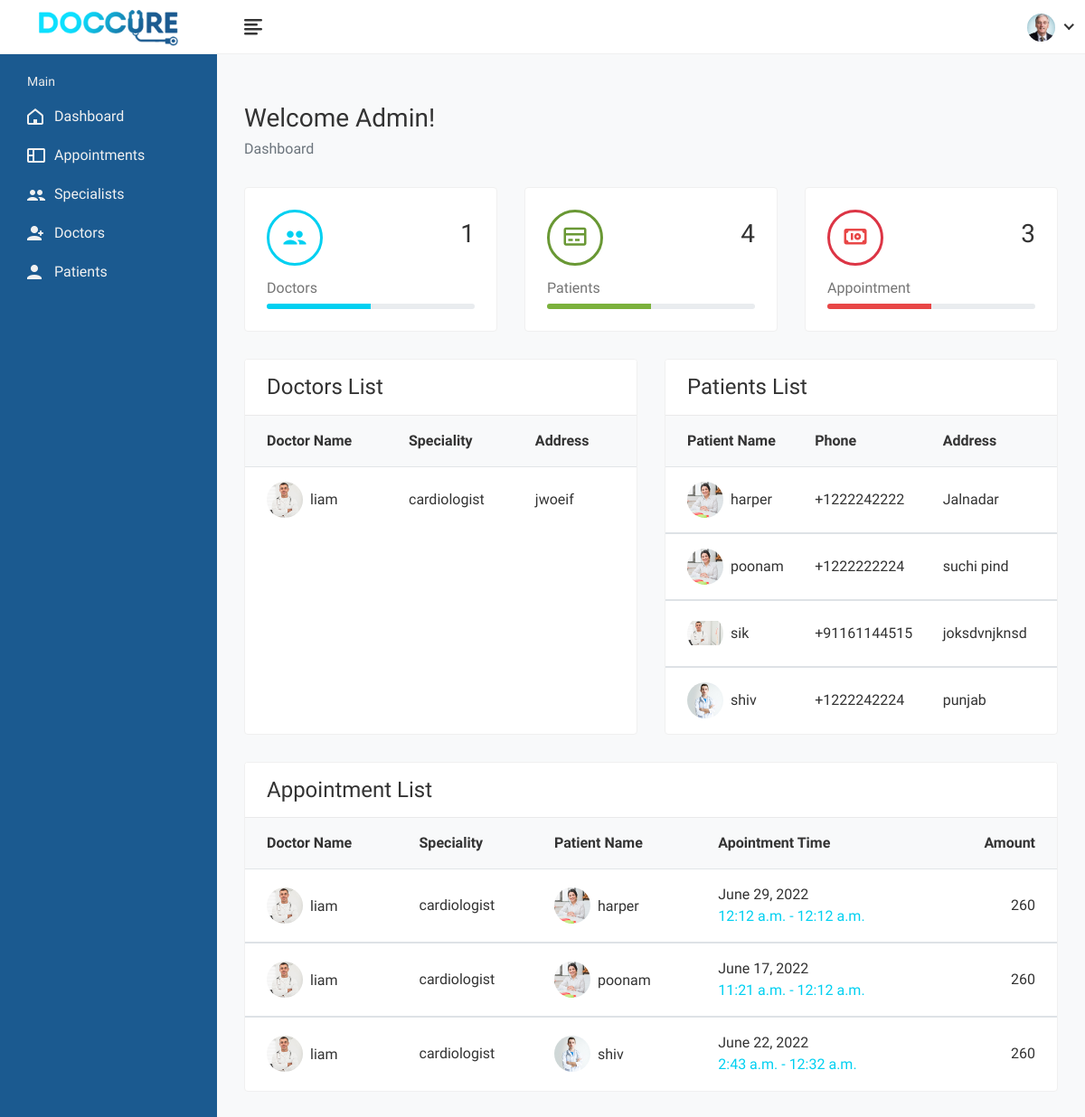
Screenshot of /adminwebsite/admin (signed in) with the database file from the repository.
### website/models.py (models this page shows)
class doctor_profile(models.Model):
    doctor = models.OneToOneField(CustomUser, on_delete=models.CASCADE)
    doctor_images = models.ImageField(upload_to='images/')
    username = models.CharField(max_length=50)
    email = models.EmailField(max_length=50)
    first_name = models.CharField(max_length=50)
    last_name = models.CharField(max_length=50)
    phoneNumber = PhoneNumberField(unique=True, blank=False)
    Gender = models.BooleanField(default=True)
    Date_of_Birth = models.DateField(max_length=20)
    Biography = models.CharField(max_length=500)
    clinic_name = models.CharField(max_length=40)
    clinic_address = models.CharField(max_length=100)
    clinic_images = models.ImageField(upload_to='images/')
    Address_line1 = models.CharField(max_length=200)
    Address_line2 = models.CharField(max_length=100)
    City = models.CharField(max_length=30)
    State_Provice = models.CharField(max_length=30)
    Country = models.CharField(max_length=30)
    Postal_code = models.IntegerField()
    Pricing = models.BooleanField(default=True)
    Services = models.CharField(max_length=30)
    Specialiazation = models.CharField(max_length=30)
    Degree = models.CharField(max_length=30)
    College_Institute = models.CharField(max_length=100)
    Year_of_Completion = models.DateField(max_length=20)
    Hospital_Name = models.CharField(max_length=50)
    From = models.DateField(max_length=20)
    To = models.DateField(max_length=20)
    Designation = models.CharField(max_length=50)
    Awards = models.CharField(max_length=30)
    Year = models.DateField(max_length=20)
    Memberships = models.CharField(max_length=50)
    Registrations = models.CharField(max_length=50)
    Year_of_Registeration = models.DateField(max_length=20)
    consultation_fees = models.IntegerField()

class patient_profile(models.Model):
    patient = models.OneToOneField(CustomUser, on_delete=models.CASCADE)
    patient_images = models.ImageField(upload_to='images/')
    first_name = models.CharField(max_length=50)
    last_name = models.CharField(max_length=50)
    Date_of_Birth = models.DateField(max_length=20)
    Blood_Group = models.CharField(max_length=5)
    email = models.EmailField(max_length=50)
    phoneNumber = PhoneNumberField(unique=True, blank=False)
    Address = models.CharField(max_length=200)
    City = models.CharField(max_length=30)
    State = models.CharField(max_length=30)
    zip_code = models.IntegerField()
    Country = models.CharField(max_length=30)

class appointment_booking(models.Model):
    appointment_doctor_id = models.ForeignKey(doctor_profile, on_delete=models.CASCADE,related_name='appointment_doctor_id')
    appointment_patient_id = models.ForeignKey(patient_profile, on_delete=models.CASCADE, related_name='appointment_patient_id')
    from_time = models.TimeField(max_length=20)
    to_time = models.TimeField(max_length=20)
    date = models.DateField(max_length=10)
    Payment_card = models.CharField(max_length=50)  ##credit or debit
    card_number = models.IntegerField()
    expire_month = models.IntegerField()
    expire_year = models.IntegerField()
    Cvv = models.IntegerField()
    amount_paid = models.IntegerField()
    status = models.CharField(max_length=15,default='pending')

### adminwebsite/views.py (the view)
# urls.py: path('admin', views.admine ,name ="admine"),
@login_required(login_url='/adminlogin')
def admine(request):
    allPatients = patient_profile.objects.all()
    allDoctors = doctor_profile.objects.all()
    allappointments = appointment_booking.objects.all()
    countappointment = appointment_booking.objects.all().count()
    countdoctor = doctor_profile.objects.all().count()
    countpatient = patient_profile.objects.all().count()
    context = {'countpatient': countpatient,
               'countdoctor': countdoctor,
               'countappointment':countappointment,
               'allDoctors': allDoctors,
               'allappointments':allappointments,
               'allPatients':allPatients}
    return render(request,'admin.html',context)

### adminwebsite/templates/admin.html (shortened to what this page needs)
{% extends 'layout.html' %}
{% load static %}
{% block content %}
            <div class="page-wrapper">
                <div class="content container-fluid">
					<div class="page-header">
						<div class="row">
							<div class="col-sm-12">
								<h3 class="page-title">Welcome Admin!</h3>
								<ul class="breadcrumb">
									<li class="breadcrumb-item active">Dashboard</li>
								</ul>
							</div>
						</div>
					</div>
					<div class="row">
						<div class="col-xl-4 col-sm-6 col-12">
							<div class="card">
								<div class="card-body">
									<div class="dash-widget-header">
										<span class="dash-widget-icon text-primary border-primary">
											<i class="fe fe-users"></i>
										</span>
										<div class="dash-count">
											<h3> {{ countdoctor }} </h3>
										</div>
									</div>
									<div class="dash-widget-info">
										<h6 class="text-muted">Doctors</h6>
										<div class="progress progress-sm">
											<div class="progress-bar bg-primary w-50"></div>
										</div>
									</div>
								</div>
							</div>
						</div>
						<div class="col-xl-4 col-sm-6 col-12">
							<div class="card">
								<div class="card-body">
									<div class="dash-widget-header">
										<span class="dash-widget-icon text-success">
											<i class="fe fe-credit-card"></i>
										</span>
										<div class="dash-count">
											<h3>{{ countpatient }} </h3>
										</div>
									</div>
									<div class="dash-widget-info">
										<h6 class="text-muted">Patients</h6>
										<div class="progress progress-sm">
											<div class="progress-bar bg-success w-50"></div>
										</div>
									</div>
								</div>
							</div>
						</div>
						<div class="col-xl-4 col-sm-6 col-12">
							<div class="card">
								<div class="card-body">
									<div class="dash-widget-header">
										<span class="dash-widget-icon text-danger border-danger">
											<i class="fe fe-money"></i>
										</span>
										<div class="dash-count">
											<h3>{{ countappointment }} </h3>
										</div>
									</div>
									<div class="dash-widget-info">
										<h6 class="text-muted">Appointment</h6>
										<div class="progress progress-sm">
											<div class="progress-bar bg-danger w-50"></div>
										</div>
									</div>
								</div>
							</div>
						</div>
					</div>
					<div class="row">
						<div class="col-md-6 d-flex">
							<div class="card card-table flex-fill">
								<div class="card-header">
									<h4 class="card-title">Doctors List</h4>
								</div>
								<div class="card-body">
									<div class="table-responsive">
										<table class="table table-hover table-center mb-0">
											<thead>
												<tr>
													<th>Doctor Name</th>
													<th>Speciality</th>
													<th>Address</th>
												</tr>
											</thead>
											{% for i in allDoctors %}
											<tbody>
												<tr>
													<td>
														<h2 class="table-avatar">
															<a href="{% url 'profilew' i.id %}" class="avatar avatar-sm mr-2"><img class="avatar-img rounded-circle" src="{{i.doctor_images.url}}" alt="User Image"></a>
															<a href="{% url 'profilew' i.id %}">{{i.username}}</a>
														</h2>
													</td>
													<td>{{i.Specialiazation}}</td>
													<td>{{i.Address_line1}}</td>
												</tr>
											</tbody>
											{% endfor %}
										</table>
									</div>
								</div>
							</div>
						</div>
						<div class="col-md-6 d-flex">
							<div class="card  card-table flex-fill">
								<div class="card-header">
									<h4 class="card-title">Patients List</h4>
								</div>
								<div class="card-body">
									<div class="table-responsive">
										<table class="table table-hover table-center mb-0">
											<thead>
												<tr>
													<th>Patient Name</th>
													<th>Phone</th>
													<th>Address</th>
												</tr>
											</thead>
											{% for p in allPatients %}
											<tbody>
												<tr>
													<td>
														<h2 class="table-avatar">
															<a href="{% url 'patientProfileshow' p.id %}" class="avatar avatar-sm mr-2"><img class="avatar-img rounded-circle" src="{{p.patient_images.url}}" alt="User Image"></a>
															<a href="{% url 'patientProfileshow' p.id %}">{{p.first_name}}</a>
														</h2>
													</td>
													<td>{{p.phoneNumber}}</td>
													<td>{{p.Address}}</td>
												</tr>
											</tbody>
											{% endfor %}
										</table>
									</div>
								</div>
							</div>
						</div>
					</div>
					<div class="row">
						<div class="col-md-12">
							<div class="card card-table">
								<div class="card-header">
									<h4 class="card-title">Appointment List</h4>
								</div>
								<div class="card-body">
									<div class="table-responsive">
										<table class="table table-hover table-center mb-0">
											<thead>
												<tr>
													<th>Doctor Name</th>
													<th>Speciality</th>
													<th>Patient Name</th>
													<th>Apointment Time</th>
													<th class="text-right">Amount</th>
												</tr>
											</thead>
											{% for appointment in allappointments %}
											<tbody>
												<tr>
													<td>
														<h2 class="table-avatar">
															<a href="{% url 'profilew' appointment.appointment_doctor_id.id %}" class="avatar avatar-sm mr-2"><img class="avatar-img rounded-circle" src="{{appointment.appointment_doctor_id.doctor_images.url}}" alt="User Image"></a>
															<a href="{% url 'profilew' appointment.appointment_doctor_id.id %}">{{appointment.appointment_doctor_id.username}}</a>
														</h2>
													</td>
													<td>{{appointment.appointment_doctor_id.Specialiazation}}</td>
													<td>
														<h2 class="table-avatar">
															<a href="{% url 'patientProfileshow' appointment.appointment_patient_id.id %}" class="avatar avatar-sm mr-2"><img class="avatar-img rounded-circle" src="{{appointment.appointment_patient_id.patient_images.url}}" alt="User Image"></a>
															<a href="{% url 'patientProfileshow' appointment.appointment_patient_id.id %}">{{appointment.appointment_patient_id.first_name}}</a>
														</h2>
													</td>
													<td>{{appointment.date}}<span class="text-primary d-block">{{appointment.from_time}} - {{appointment.to_time}}</span></td>
													<td class="text-right">
														{{appointment.amount_paid}}
													</td>
												</tr>
											</tbody>
											{% endfor %}
										</table>
									</div>
								</div>
							</div>
						</div>
					</div>
				</div>
			</div>
        </div>
    </body>
</html>
{% endblock %}

### rows the page displays
doctor_profile: doctor_images (picture), username "liam", Specialiazation "cardiologist", Address_line1 "jwoeif"
patient_profile: patient_images (picture), first_name "harper", phoneNumber "+1222242222", Address "Jalnadar"
patient_profile: patient_images (picture), first_name "poonam", phoneNumber "+1222222224", Address "suchi pind"
patient_profile: patient_images (picture), first_name "sik", phoneNumber "+91161144515", Address "joksdvnjknsd"
patient_profile: patient_images (picture), first_name "shiv", phoneNumber "+1222242224", Address "punjab"
appointment_booking: appointment_doctor_id.doctor_images (picture), appointment_doctor_id.username "liam", appointment_doctor_id.Specialiazation "cardiologist", appointment_patient_id.patient_images (picture), appointment_patient_id.first_name "harper", date "June 29, 2022", from_time "12:12 a.m.", to_time "12:12 a.m.", amount_paid "260"
appointment_booking: appointment_doctor_id.doctor_images (picture), appointment_doctor_id.username "liam", appointment_doctor_id.Specialiazation "cardiologist", appointment_patient_id.patient_images (picture), appointment_patient_id.first_name "poonam", date "June 17, 2022", from_time "11:21 a.m.", to_time "12:12 a.m.", amount_paid "260"
appointment_booking: appointment_doctor_id.doctor_images (picture), appointment_doctor_id.username "liam", appointment_doctor_id.Specialiazation "cardiologist", appointment_patient_id.patient_images (picture), appointment_patient_id.first_name "shiv", date "June 22, 2022", from_time "2:43 a.m.", to_time "12:32 a.m.", amount_paid "260"

### other values shown
{{ countdoctor }} "1"
{{ countpatient }} "4"
{{ countappointment }} "3"
